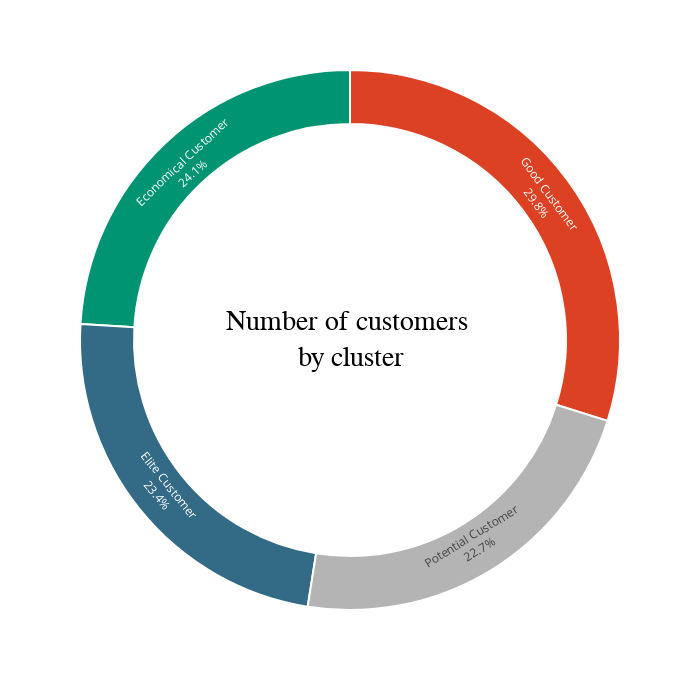

Write notebook code for a chart like this one.
### Code cell
fig = px.pie(clust_cus["Cluster"].value_counts().reset_index(), values = "Cluster", names = 'index', width = 700, height = 700)
fig.update_traces(textposition = "inside", 
                  textinfo = "percent + label", 
                  hole = 0.8, 
                  marker = dict(colors = ["#dd4124","#009473", "#336b87", "#b4b4b4"], line = dict(color = "white", width = 2)),
                  hovertemplate = 'Customers: %{value}')

fig.update_layout(annotations = [dict(text = 'Number of customers <br>by cluster', 
                                      x = 0.5, y = 0.5, font_size = 28, showarrow = False, 
                                      font_family = 'monospace',
                                      font_color = 'black')],
                  showlegend = False)
                  
fig.show()

### Figure 1 — Plotly figure (JSON) as saved in the notebook; plotly's stock layout.template omitted (floating-point values rounded to 4 significant figures)
{"data": [{"domain": {"x": [0, 1], "y": [0, 1]}, "hole": 0.8, "hovertemplate": "Customers: %{value}", "labels": ["Good Customer", "Economical Customer", "Elite Customer", "Potential Customer"], "legendgroup": "", "marker": {"colors": ["#dd4124", "#009473", "#336b87", "#b4b4b4"], "line": {"color": "white", "width": 2}}, "name": "", "showlegend": true, "textinfo": "percent+label", "textposition": "inside", "type": "pie", "values": [661, 533, 519, 502]}], "layout": {"annotations": [{"font": {"color": "black", "family": "monospace", "size": 28}, "showarrow": false, "text": "Number of customers <br>by cluster", "x": 0.5, "y": 0.5}], "height": 700, "legend": {"tracegroupgap": 0}, "margin": {"t": 60}, "showlegend": false, "width": 700}}
